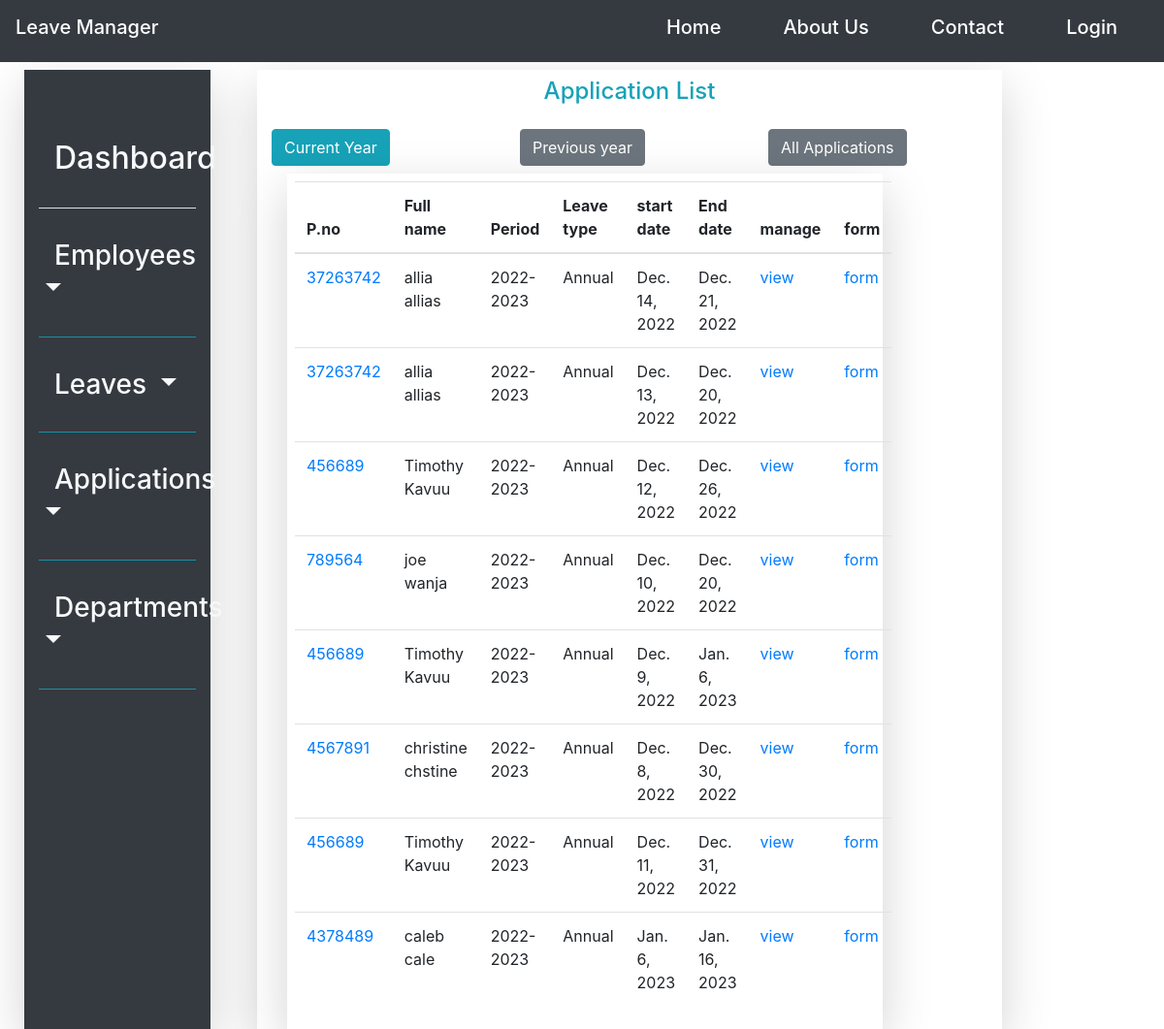
Before: /application/list with the older database file.
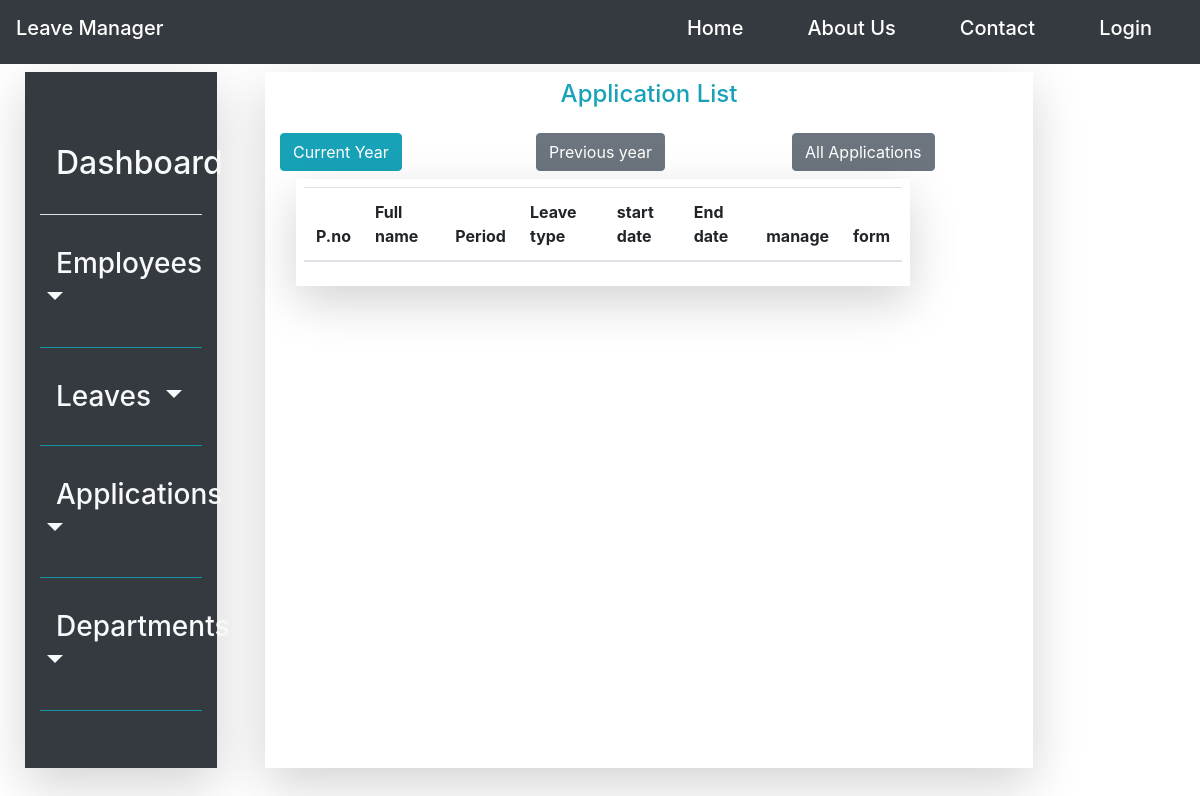
After: the same page with the newer database file.
### leave_management_app/models.py (models this page shows, shortened)
class Leave_application(models.Model):
    Applicant = models.ForeignKey(Employee, null=True, on_delete=models.SET_NULL)
    financial_year = models.CharField(max_length=10)
    leave_type = models.ForeignKey(Leave_type, on_delete=models.CASCADE)
    medical_certificate = models.BooleanField(default=False)
    no_of_days_applied = models.IntegerField(default=30)
    leave_application_date = models.DateTimeField(default=timezone.now)
    leave_starting_date = models.DateField()
    leave_end_date = models.DateField()

class Employee(models.Model):
    user = models.ForeignKey(User, null=True, on_delete=models.SET_NULL)
    emp_personal_no = models.CharField(max_length=20, primary_key=True)
    employee_firstname = models.CharField(max_length=20)
    employee_lastname = models.CharField(max_length=20)
    employee_email = models.EmailField()
    employee_department_id = models.ForeignKey(Department, on_delete=models.CASCADE, null=True)
    employee_designation = models.CharField(max_length=6)
    employee_gender = models.CharField(choices=gender, max_length=6)
    employee_category = models.CharField(choices=employee_category_list, max_length=10)
    date_created = models.DateTimeField(default=timezone.now)
    date_employed = models.DateField(default=timezone.now)
    is_active = models.BooleanField(default=True)
    def __str__(self):
        return self.fullname()
    def fullname(self):
        return '{} {}'.format(self.employee_firstname, self.employee_lastname)

class Leave_type(models.Model):
    leave_type_name = models.CharField(choices=leave_category_list, max_length=30)
    leave_duration = models.CharField(default='30/36 days', max_length=30)
    leave_type_description = models.TextField()
    def __str__(self):
        return self.leave_type_name

### leave_management_app/views.py (the view)
# urls.py: path('application/list', ApplicationListview.as_view(), name='current_year_applications'),
class ApplicationListview(ListView):
    model = Leave_application
    context_object_name = 'applications'
    ordering = '-leave_application_date'
    template_name = 'leave_application_list'
    paginate_by = 10
    def get_queryset(self):
        qs = super().get_queryset()
        return qs.filter(financial_year=current_financial_year)

### leave_management_app/templates/leave_management_app/leave_application_list.html (shortened to what this page needs)
{%extends 'leave_management_app/base.html'%}
    {%block content%}
<div class="row p-4" style="height: 95vh; width: 100%; background-color: white; background-attachment: fixed;">
        {%block navbar%}
            {%include 'navigation/sidenav.html'%}
        {%endblock navbar%}
    <div class="col-lg-8 mt-3 ml-5 shadow-lg">
        <div class="py-2 text-center"><label class="text-info h4">Application List</label></div>
    	<div class="row py-2">
                <div class="col-4">
					<a href="{%url 'current_year_applications'%}" class="btn btn-info">Current Year</a>
				</div>
                <div class="col-4">
					<a href="{%url 'previous_year_applications'%}" class="btn btn-secondary">Previous year</a>
				</div>
                <div class="col-4">
					<a class="btn btn-secondary" href="{%url 'all_leave_applications'%}">All Applications</a>
				</div>
        </div>
        <div class="row ml-3">
        <div class="col-md-10 p-2 shadow-lg">
            <table class="table">
              <thead>
                <tr>
                  <th scope="col">P.no</th>
                  <th scope="col">Full name</th>
                  <th scope="col">Period</th>
                  <th scope="col">Leave type</th>
                  <th scope="col">start date</th>
                   <th scope="col">End date</th>
                    <th scope="col">manage</th>
                    <th scope="col">form</th>
                </tr>
              </thead>
              <tbody>
              {%for application in applications %}
                <tr>
                  <td><a href="#">{{application.Applicant_id}}</a></td>
                  <td>{{application.Applicant}}</td>
                  <td>{{application.financial_year}}</td>
                  <td>{{application.leave_type}}</td>
                  <td>{{application.leave_starting_date}}</td>
                  <td>{{application.leave_end_date}}</td>
                  <td><a class="" href="{%url 'leave_application_detail' application.id%}">view</a></td>
                  <td><a class="" href="{%url 'application_form' application.id%}">form</a></td>
                </tr>
                {% endfor %}
              </tbody>
            </table>
        </div>
    </div>
    </div>
</div>
{%endblock content%}

### leave_management_app/templates/leave_management_app/base.html (shortened to what this page needs)
{%load static%}
<!DOCTYPE html>
<html lang="en">
<head>
    <link rel="stylesheet"
          href="{% static 'vendor/bootstrap/css/bootstrap.min.css' %}">
    <link rel="stylesheet"
          href="{% static 'vendor/bootstrap/css/style.css' %}">
    <link rel="stylesheet"
          href="{% static 'vendor/font-awesome/css/font-awesome.min.css' %}">
    <link rel="stylesheet"
          href="{% static 'vendor/owl.carousel/assets/owl.carousel.css' %}">
    <link rel="stylesheet"
          href="{% static 'vendor/owl.carousel/assets/owl.theme.default.css' %}">
</head>
<body>
{%include 'navigation/horizontal_navbar.html'%}
<div class="py-3"></div>
{% block content%}
{%endblock content%}
</body>
</html>

### leave_management_app/templates/navigation/horizontal_navbar.html (shortened to what this page needs)
<nav class="navbar navbar-expand-lg navbar-light bg-dark fixed-top">
  <a class="navbar-brand h2 text-white" href="{%url 'home'%}">Leave Manager</a>
  <div class="collapse navbar-collapse" id="navbarNavAltMarkup">
    <div class="navbar-nav ml-auto">
      <a class="nav-item nav-link h5 text-white mx-4" href="{%url 'home'%}">Home <span class="sr-only">(current)</span></a>
      <a class="nav-item nav-link h5 text-white mx-4" href="#">About Us</a>
      <a class="nav-item nav-link h5 text-white mx-4" href="#">Contact</a>
      {%if user.is_authenticated%}
      <div class="dropdown show mx-4 my-2">
          <a class="text-light h5 dropdown-toggle" href="#" role="button" id="dropdownLink" data-toggle="dropdown" aria-haspopup="true" aria-expanded="false">
            Hi, {{user.username}}
          </a>
          <div class="dropdown-menu" aria-labelledby="dropdownLink">
            <a class="dropdown-item" href="{%url 'profile'%}">Profile</a>
            <a class="dropdown-item" href="{%url 'logout'%}">Logout</a>
          </div>
      </div>
      {%else%}
        <a class="nav-item nav-link h5 text-white mx-4" href="{%url 'login'%}">Login</a>
      {%endif%}
    </div>
  </div>
</nav>

### leave_management_app/templates/navigation/sidenav.html (shortened to what this page needs)
 <div class="col-lg-2 mt-3 ml-3 bg-dark h-85 shadow-lg">
        <div class="py-3 text-center"><i class="fa fa-bars text-light" aria-hidden="true"></i></div>
        <a class="p-3 d-block text-center text-light h2" href="{%url 'dashboard'%}">Dashboard</a>
        <hr class="bg-light">
        <div class="dropdown show py-3">
          <a class="p-3 text-light h3 dropdown-toggle" href="{%url 'employee_list'%}" role="button" id="dropdownMenuLink" data-toggle="dropdown" aria-haspopup="true" aria-expanded="false">
            Employees
          </a>
        </div>
        <hr class="bg-info">
        <div class="dropdown show py-3">
              <a class="p-3 text-light h3 dropdown-toggle" href="#" role="button" id="dropdownLink" data-toggle="dropdown" aria-haspopup="true" aria-expanded="false">
                Leaves
              </a>
        </div>
        <hr class="bg-info">
        <div class="dropdown show py-3">
              <a class="p-3 text-light h3 dropdown-toggle" href="#" role="button" id="droppdownLink" data-toggle="dropdown" aria-haspopup="true" aria-expanded="false">
                Applications
              </a>
        </div>
        <hr class="bg-info">
      <div class="dropdown show py-3">
              <a class="p-3 text-light h3 dropdown-toggle" href="#" role="button" id="drropdownLink" data-toggle="dropdown" aria-haspopup="true" aria-expanded="false">
                Departments
              </a>
        </div>
        <hr class="bg-info">
    </div>

Changed rows visible on the page:
removed Leave_application: Applicant_id "37263742", Applicant "allia allias", financial_year "2022-2023", leave_type "Annual", leave_starting_date "Dec. 14, 2022", leave_end_date "Dec. 21, 2022"
removed Leave_application: Applicant_id "37263742", Applicant "allia allias", financial_year "2022-2023", leave_type "Annual", leave_starting_date "Dec. 13, 2022", leave_end_date "Dec. 20, 2022"
removed Leave_application: Applicant_id "456689", Applicant "Timothy Kavuu", financial_year "2022-2023", leave_type "Annual", leave_starting_date "Dec. 12, 2022", leave_end_date "Dec. 26, 2022"
removed Leave_application: Applicant_id "789564", Applicant "joe wanja", financial_year "2022-2023", leave_type "Annual", leave_starting_date "Dec. 10, 2022", leave_end_date "Dec. 20, 2022"
removed Leave_application: Applicant_id "456689", Applicant "Timothy Kavuu", financial_year "2022-2023", leave_type "Annual", leave_starting_date "Dec. 9, 2022", leave_end_date "Jan. 6, 2023"
removed Leave_application: Applicant_id "4567891", Applicant "christine chstine", financial_year "2022-2023", leave_type "Annual", leave_starting_date "Dec. 8, 2022", leave_end_date "Dec. 30, 2022"
removed Leave_application: Applicant_id "456689", Applicant "Timothy Kavuu", financial_year "2022-2023", leave_type "Annual", leave_starting_date "Dec. 11, 2022", leave_end_date "Dec. 31, 2022"
removed Leave_application: Applicant_id "4378489", Applicant "caleb cale", financial_year "2022-2023", leave_type "Annual", leave_starting_date "Jan. 6, 2023", leave_end_date "Jan. 16, 2023"
